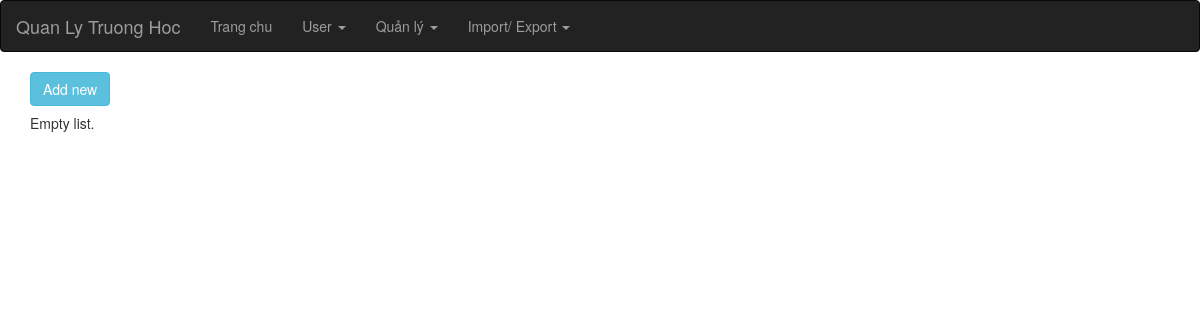
The app's page /index.php?op=bomon_list, older data.
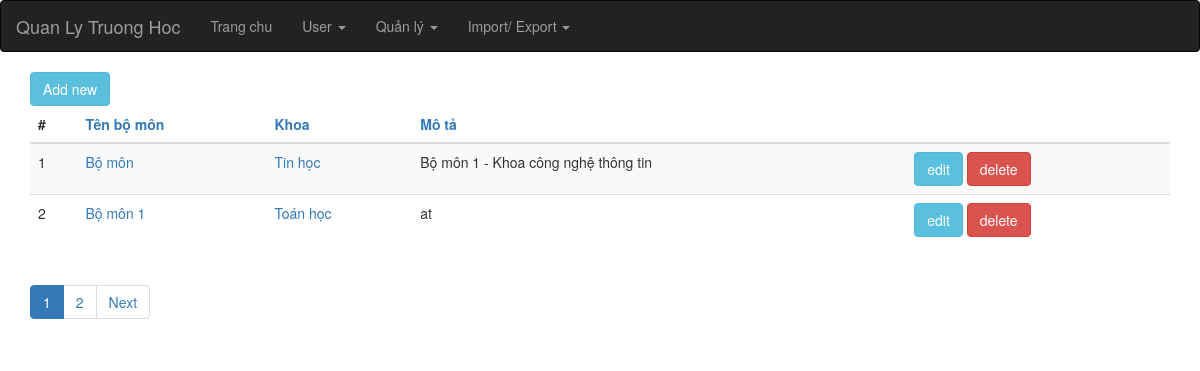
The same page, newer data.
### tables this page shows
CREATE TABLE IF NOT EXISTS `bo_mon` (
  `id` int(6) unsigned NOT NULL AUTO_INCREMENT,
  `ten_mon` varchar(255) NOT NULL,
  `mota` text,
  `khoa_id` int(6) DEFAULT NULL,
  PRIMARY KEY (`id`)
);

CREATE TABLE IF NOT EXISTS `khoa` (
  `id` int(6) unsigned NOT NULL AUTO_INCREMENT,
  `ten_khoa` varchar(255) NOT NULL,
  PRIMARY KEY (`id`)
);

### index.php (called while the page is built, shortened)
<?php
require_once 'controller/IndexController.php';
$controller = new IndexController();
$controller->handleRequest();
?>

### model/KhoaGateway.php (called while the page is built, shortened)
<?php
class KhoaGateway {
    public function selectAll($order, $start, $limit) {
        $dbOrder =  mysql_real_escape_string($order);
        $dbres = mysql_query("SELECT * FROM khoa ORDER BY $dbOrder ASC limit {$start},{$limit}");
        $data = array();
        while ( ($obj = mysql_fetch_object($dbres)) != NULL ) {
            $data[] = $obj;
        }
        return $data;
    }
}
?>

### model/KhoaService.php (called while the page is built, shortened)
<?php
require_once 'model/KhoaGateway.php';
class KhoaService {
    private $index = NULL;
    private $khoaGateway    = NULL;
    public function __construct() {
        $this->index = new IndexService();
        $this->khoaGateway = new KhoaGateway();
    }
    public function getAll($order, $start, $limit) {
        try {
            $this->index->openDb();
            $res = $this->khoaGateway->selectAll($order, $start, $limit);
            $this->index->closeDb();
            return $res;
        } catch (Exception $e) {
            $this->index->closeDb();
            throw $e;
        }
    }
}
?>

### model/BoMonGateway.php (called while the page is built, shortened)
<?php
class BoMonGateway {
    public function allRecord() {
        $dbres = mysql_query("SELECT * FROM bo_mon");
        return mysql_num_rows($dbres);
    }
    public function selectAll($order, $start, $limit) {
        if ( !isset($order) ) {
            $order = "ten_mon";
        }
        $dbOrder =  mysql_real_escape_string($order);
        $dbres = mysql_query("SELECT * FROM bo_mon ORDER BY $dbOrder ASC limit {$start},{$limit}");
        $data = array();
        while ( ($obj = mysql_fetch_object($dbres)) != NULL ) {
            $data[] = $obj;
        }
        return $data;
    }
}
?>

### model/BoMonService.php (called while the page is built, shortened)
<?php
require_once 'model/BoMonGateway.php';
class BoMonService {
    private $index = NULL;
    private $bomonGateway    = NULL;
    public function __construct() {
        $this->index = new IndexService();
        $this->bomonGateway = new bomonGateway();
    }
    public function totalRecord()
    {
        try {
            $this->index->openDb();
            $res = $this->bomonGateway->allRecord();
            $this->index->closeDb();
            return $res;
        } catch (Exception $e) {
            $this->index->closeDb();
            throw $e;
        }
    }
    public function getAll($order, $start, $limit) {
        try {
            $this->index->openDb();
            $res = $this->bomonGateway->selectAll($order, $start, $limit);
            $this->index->closeDb();
            return $res;
        } catch (Exception $e) {
            $this->index->closeDb();
            throw $e;
        }
    }
}
?>

### view/bomon/list.php (the view)
<?php require_once(realpath($_SERVER["DOCUMENT_ROOT"]) .'/school/view/include/header.php');?>
<?php
    $Pagination = new Pagination();
?>
<div class="container">
    <div><a href="index.php?op=bomon_new" class="btn btn-info">Add new</a></div>
    <?php if ( count($data) > 0 ) { ?>
    <table class="table table-striped">
        <thead>
        <tr>
            <th>#</th>
            <th><a href="?op=bomon_list&orderby=ten_mon">Tên bộ môn</a></th>
            <th><a href="?op=bomon_list&orderby=khoa_id">Khoa</a></th>
            <th><a href="?op=bomon_list&orderby=mota">Mô tả</a></th>
            <th>&nbsp;</th>
        </tr>
        </thead>
        <tbody>
        <?php $i = 0; foreach ($data as $item): $i++;?>
            <tr>
                <td><?php echo $i;?></td>
                <td><a href="index.php?op=bomon_show&id=<?php echo $item->id; ?>"><?php echo $item->ten_mon; ?></a></td>
                <td>
                    <a href="index.php?op=khoa_show&id=<?php echo $item->khoa_id; ?>">
                        <?php foreach ($khoaList as $khoa) {
                            if ( $item->khoa_id == $khoa->id ) {
                                echo $khoa->ten_khoa;
                            }
                        }; ?>
                    </a></td>
                <td><?php echo $item->mota; ?></td>
                <td>
                    <a href="index.php?op=bomon_edit&id=<?php echo $item->id; ?>" class="btn btn-info">edit</a>
                    <a href="index.php?op=bomon_delete&id=<?php echo $item->id; ?>" class="btn btn-danger" onclick="return checkDel()">delete</a>
                </td>
            </tr>
        <?php endforeach; ?>
        </tbody>
    </table>
    <ul class="pagination">
        <?php echo $Pagination->listPages($totalPages); ?>
    </ul>
    <?php } else { ?>
        <h5>Empty list.</h5>
    <?php } ?>
</div>
<?php require_once(realpath($_SERVER["DOCUMENT_ROOT"]) .'/school/view/include/footer.php');?>

### model/Pagination.php (shortened to what the changed rows need)
<?php
class Pagination{
    public $limit = 2;
    protected $_baseUrl;
    public function __construct(){
        $this->_baseUrl = $_SERVER['REQUEST_URI'];
        if (strpos($this->_baseUrl, "_list") !== false) {
            $parts = parse_url($this->_baseUrl);
            parse_str($parts['query'], $query);
            $arrayOp = explode("?", $query['op']);
            $this->_baseUrl = 'index.php?op=' .$arrayOp[0];
        }
    }
    public function start(){
        if(isset($_GET['start'])){
            $start = $_GET['start'];
        }else{
            $start = 0;
        }
        return $start;
    }
    public function totalPages($totalRecord){
        if(isset($_GET['pages'])){
            $totalPages = $_GET['pages'];
        }else{
            $totalPages = ceil($totalRecord/$this->limit);
        }
        return $totalPages;
    }
    public function listPages($totalPages){
        $start = $this->start();
        $limit = $this->limit;
        $listPage = '';
        if($totalPages > 1){
            $current = ($start/$limit) + 1;
            for($i=1;$i<=$totalPages;$i++){
                $newstart = ($i - 1)*$limit;
                if($i == $current){
                    $listPage .= "<li class='active'><span class='current'>".$i."</span></li>";
                }else{
                    $listPage .= "<li><a href='".$this->_baseUrl."?pages=$totalPages&start=$newstart'>".$i."</a></li>";
                }
            }
            if($current != $totalPages){
                $newstart = $start + $limit;
                $listPage .= "<li><a href='".$this->_baseUrl."?pages=$totalPages&start=$newstart'>Next</a></li>";
            }
        }
        return $listPage;
    }
}
?>

Row changes from the older to the newer data that the page shows:
added bo_mon: ten_mon "Bộ môn", mota "Bộ môn 1 - Khoa công nghệ thông tin"
now on this page (row unchanged): khoa: ten_khoa "Tin học", shown under "Bộ môn"
added bo_mon: ten_mon "Bộ môn 1", mota "at"
now on this page (row unchanged): khoa: ten_khoa "Toán học", shown under "Bộ môn 1"
Text that changed along with them:
text no longer shown: "Empty list."
text now shown: "# Tên bộ môn Khoa Mô tả Next"
new list line: "1"
new list line: "2"
